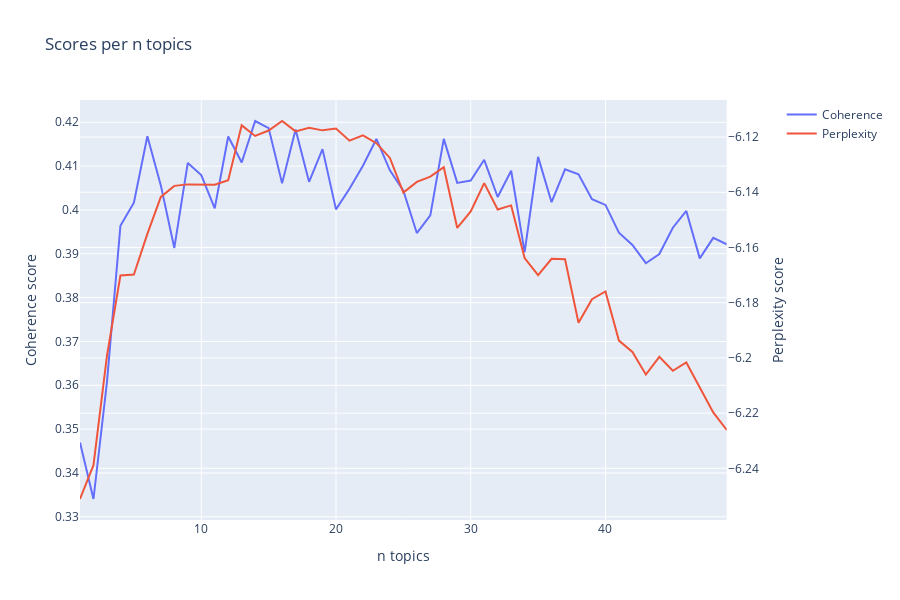

Here is the notebook cell this chart was saved with:
### Markdown cell above
We test various N topics in order to calculate the coherence and perplexity scores:

### Code cell
TOPICS_RANGE = list(range(1, 50, 1))
coherence_scores = list()
perplexity_scores = list()
models = list()

for n_topics in TOPICS_RANGE:

    # Fit a LDA model for each n_topics
    lda_model = LdaMulticore(
        corpus=corpus_train,
        id2word=dictionary,
        num_topics=n_topics,
        random_state=42,
        passes=10,
        workers=24)
    models.append(lda_model)

    perplexity_scores.append(lda_model.log_perplexity(corpus_train))

    # Fit a coherence model for each n_topics to calculate the score
    coherence_model = CoherenceModel(
        model=lda_model, 
        texts=texts_train,
        dictionary=dictionary,
        coherence='c_v')
    coherence_scores.append(coherence_model.get_coherence())

# Plot the results
fig = make_subplots(specs=[[{"secondary_y": True}]])
fig.add_trace(
    go.Scatter(x=TOPICS_RANGE, y=coherence_scores, name='Coherence'),
    secondary_y=False)
fig.add_trace(
    go.Scatter(x=TOPICS_RANGE, y=perplexity_scores, name='Perplexity'),
    secondary_y=True)
fig.update_layout(title_text=f"Scores per n topics")
fig.update_xaxes(title_text='n topics')
fig.update_yaxes(title_text="Coherence score", secondary_y=False)
fig.update_yaxes(title_text="Perplexity score", secondary_y=True)
fig.update_layout(height=600)
fig.show()

### Figure 1 — Plotly figure (JSON) as saved in the notebook; plotly's stock layout.template omitted (floating-point values rounded to 4 significant figures)
{"data": [{"name": "Coherence", "type": "scatter", "x": [1, 2, 3, 4, 5, 6, 7, 8, 9, 10, 11, 12, 13, 14, 15, 16, 17, 18, 19, 20, 21, 22, 23, 24, 25, 26, 27, 28, 29, 30, 31, 32, 33, 34, 35, 36, 37, 38, 39, 40, 41, 42, 43, 44, 45, 46, 47, 48, 49], "xaxis": "x", "y": [0.347, 0.3341, 0.3607, 0.3964, 0.4017, 0.4168, 0.4056, 0.3913, 0.4107, 0.408, 0.4004, 0.4168, 0.4108, 0.4203, 0.4187, 0.4061, 0.4184, 0.4064, 0.4139, 0.4001, 0.4048, 0.4101, 0.4162, 0.409, 0.4044, 0.3947, 0.3988, 0.4162, 0.4062, 0.4067, 0.4114, 0.4029, 0.4089, 0.3904, 0.4121, 0.4018, 0.4093, 0.4081, 0.4024, 0.4011, 0.3948, 0.392, 0.3878, 0.3899, 0.396, 0.3998, 0.3889, 0.3936, 0.3922], "yaxis": "y"}, {"name": "Perplexity", "type": "scatter", "x": [1, 2, 3, 4, 5, 6, 7, 8, 9, 10, 11, 12, 13, 14, 15, 16, 17, 18, 19, 20, 21, 22, 23, 24, 25, 26, 27, 28, 29, 30, 31, 32, 33, 34, 35, 36, 37, 38, 39, 40, 41, 42, 43, 44, 45, 46, 47, 48, 49], "xaxis": "x", "y": [-6.251, -6.239, -6.199, -6.17, -6.17, -6.155, -6.142, -6.138, -6.137, -6.137, -6.137, -6.136, -6.116, -6.12, -6.118, -6.114, -6.118, -6.117, -6.118, -6.117, -6.121, -6.119, -6.122, -6.128, -6.14, -6.136, -6.134, -6.131, -6.153, -6.147, -6.137, -6.146, -6.145, -6.164, -6.17, -6.164, -6.164, -6.187, -6.179, -6.176, -6.194, -6.198, -6.206, -6.2, -6.205, -6.202, -6.211, -6.22, -6.226], "yaxis": "y2"}], "layout": {"height": 600, "title": {"text": "Scores per n topics"}, "xaxis": {"anchor": "y", "domain": [0, 0.94], "title": {"text": "n topics"}}, "yaxis": {"anchor": "x", "domain": [0, 1], "title": {"text": "Coherence score"}}, "yaxis2": {"anchor": "x", "overlaying": "y", "side": "right", "title": {"text": "Perplexity score"}}}}
